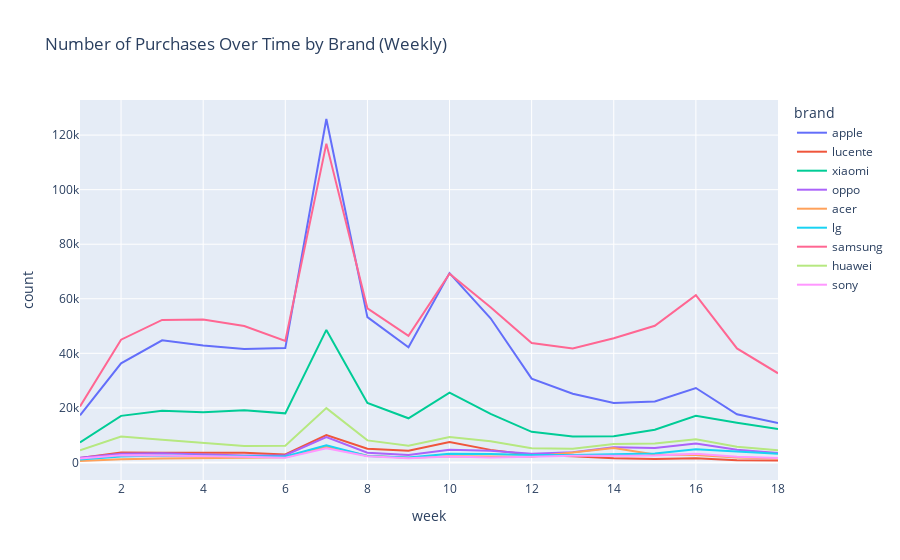

Notebook code cell kept with this figure:
### Code cell
# First, identify the top brands
top_brands = combined_df.filter(combined_df['event_type'] == 'purchase') \
    .groupBy('brand').count().orderBy('count', ascending=False) \
    .limit(10).select('brand').rdd.flatMap(lambda x: x).collect()

# Aggregate weekly data for top brands
weekly_brand_purchases = combined_df \
    .filter((combined_df['event_type'] == 'purchase') & (combined_df['brand'].isin(top_brands))) \
    .groupBy(weekofyear('event_time').alias('week'), 'brand') \
    .count() \
    .orderBy('week')

# Collect data for plotting
plot_data = weekly_brand_purchases.collect()

# Prepare the data for Plotly
df_plot = pd.DataFrame(plot_data, columns=['week', 'brand', 'count'])

# Create the plot
fig = px.line(df_plot, x='week', y='count', color='brand', title='Number of Purchases Over Time by Brand (Weekly)')
fig.show()

### Figure 1 — Plotly figure (JSON) as saved in the notebook; plotly's stock layout.template omitted (floating-point values rounded to 4 significant figures)
{"data": [{"hovertemplate": "brand=apple<br>week=%{x}<br>count=%{y}<extra></extra>", "legendgroup": "apple", "line": {"color": "#636efa", "dash": "solid"}, "marker": {"symbol": "circle"}, "mode": "lines", "name": "apple", "orientation": "v", "showlegend": true, "type": "scatter", "x": [1, 2, 3, 4, 5, 6, 7, 8, 9, 10, 11, 12, 13, 14, 15, 16, 17, 18], "xaxis": "x", "y": [17289, 36351, 44773, 42896, 41578, 41923, 125904, 53275, 42217, 69404, 52836, 30710, 25208, 21782, 22337, 27294, 17647, 14453], "yaxis": "y"}, {"hovertemplate": "brand=lucente<br>week=%{x}<br>count=%{y}<extra></extra>", "legendgroup": "lucente", "line": {"color": "#EF553B", "dash": "solid"}, "marker": {"symbol": "circle"}, "mode": "lines", "name": "lucente", "orientation": "v", "showlegend": true, "type": "scatter", "x": [1, 2, 3, 4, 5, 6, 7, 8, 9, 10, 11, 12, 13, 14, 15, 16, 17, 18], "xaxis": "x", "y": [1652, 3595, 3516, 3514, 3575, 2901, 10031, 5006, 4248, 7476, 4600, 2746, 2290, 1490, 1250, 1499, 838, 699], "yaxis": "y"}, {"hovertemplate": "brand=xiaomi<br>week=%{x}<br>count=%{y}<extra></extra>", "legendgroup": "xiaomi", "line": {"color": "#00cc96", "dash": "solid"}, "marker": {"symbol": "circle"}, "mode": "lines", "name": "xiaomi", "orientation": "v", "showlegend": true, "type": "scatter", "x": [1, 2, 3, 4, 5, 6, 7, 8, 9, 10, 11, 12, 13, 14, 15, 16, 17, 18], "xaxis": "x", "y": [7343, 17064, 18909, 18427, 19105, 17984, 48580, 21784, 16178, 25567, 17772, 11212, 9477, 9595, 11980, 17116, 14548, 12267], "yaxis": "y"}, {"hovertemplate": "brand=oppo<br>week=%{x}<br>count=%{y}<extra></extra>", "legendgroup": "oppo", "line": {"color": "#ab63fa", "dash": "solid"}, "marker": {"symbol": "circle"}, "mode": "lines", "name": "oppo", "orientation": "v", "showlegend": true, "type": "scatter", "x": [1, 2, 3, 4, 5, 6, 7, 8, 9, 10, 11, 12, 13, 14, 15, 16, 17, 18], "xaxis": "x", "y": [1670, 3141, 3361, 2906, 2579, 2668, 9324, 3554, 2762, 4658, 4239, 3194, 3769, 5538, 5255, 6926, 4639, 3436], "yaxis": "y"}, {"hovertemplate": "brand=acer<br>week=%{x}<br>count=%{y}<extra></extra>", "legendgroup": "acer", "line": {"color": "#FFA15A", "dash": "solid"}, "marker": {"symbol": "circle"}, "mode": "lines", "name": "acer", "orientation": "v", "showlegend": true, "type": "scatter", "x": [1, 2, 3, 4, 5, 6, 7, 8, 9, 10, 11, 12, 13, 14, 15, 16, 17, 18], "xaxis": "x", "y": [524, 1156, 1476, 1499, 1701, 1882, 5693, 2470, 1720, 2282, 2132, 2118, 3677, 5282, 2883, 2679, 1789, 1432], "yaxis": "y"}, {"hovertemplate": "brand=lg<br>week=%{x}<br>count=%{y}<extra></extra>", "legendgroup": "lg", "line": {"color": "#19d3f3", "dash": "solid"}, "marker": {"symbol": "circle"}, "mode": "lines", "name": "lg", "orientation": "v", "showlegend": true, "type": "scatter", "x": [1, 2, 3, 4, 5, 6, 7, 8, 9, 10, 11, 12, 13, 14, 15, 16, 17, 18], "xaxis": "x", "y": [1034, 2169, 2583, 2507, 2356, 2146, 6318, 2342, 1795, 3194, 3106, 2734, 2728, 3036, 3253, 4872, 3944, 3194], "yaxis": "y"}, {"hovertemplate": "brand=samsung<br>week=%{x}<br>count=%{y}<extra></extra>", "legendgroup": "samsung", "line": {"color": "#FF6692", "dash": "solid"}, "marker": {"symbol": "circle"}, "mode": "lines", "name": "samsung", "orientation": "v", "showlegend": true, "type": "scatter", "x": [1, 2, 3, 4, 5, 6, 7, 8, 9, 10, 11, 12, 13, 14, 15, 16, 17, 18], "xaxis": "x", "y": [20526, 44998, 52235, 52426, 50039, 44571, 116876, 56509, 46447, 69164, 56855, 43758, 41787, 45538, 50091, 61326, 41784, 32679], "yaxis": "y"}, {"hovertemplate": "brand=huawei<br>week=%{x}<br>count=%{y}<extra></extra>", "legendgroup": "huawei", "line": {"color": "#B6E880", "dash": "solid"}, "marker": {"symbol": "circle"}, "mode": "lines", "name": "huawei", "orientation": "v", "showlegend": true, "type": "scatter", "x": [1, 2, 3, 4, 5, 6, 7, 8, 9, 10, 11, 12, 13, 14, 15, 16, 17, 18], "xaxis": "x", "y": [4484, 9464, 8330, 7189, 6045, 6104, 19905, 8088, 6147, 9323, 7724, 5168, 5055, 6789, 6975, 8465, 5723, 4422], "yaxis": "y"}, {"hovertemplate": "brand=sony<br>week=%{x}<br>count=%{y}<extra></extra>", "legendgroup": "sony", "line": {"color": "#FF97FF", "dash": "solid"}, "marker": {"symbol": "circle"}, "mode": "lines", "name": "sony", "orientation": "v", "showlegend": true, "type": "scatter", "x": [1, 2, 3, 4, 5, 6, 7, 8, 9, 10, 11, 12, 13, 14, 15, 16, 17, 18], "xaxis": "x", "y": [1415, 2610, 2551, 2416, 2113, 1754, 5207, 2264, 1502, 2174, 1831, 2038, 2450, 2409, 2580, 3222, 2078, 1633], "yaxis": "y"}], "layout": {"legend": {"title": {"text": "brand"}, "tracegroupgap": 0}, "title": {"text": "Number of Purchases Over Time by Brand (Weekly)"}, "xaxis": {"anchor": "y", "domain": [0, 1], "title": {"text": "week"}}, "yaxis": {"anchor": "x", "domain": [0, 1], "title": {"text": "count"}}}}
